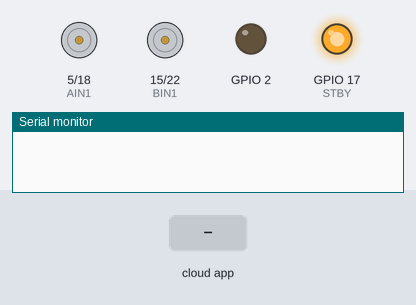
A program run on a simulated ESP32. Parts: motor-driver pin pairs drawn as motors (green arrow = first pin HIGH = forward, orange = second pin HIGH = backward, longer = more drive, scaled by the enable pin, stopped while the standby pin is LOW), output pins drawn as LEDs (lit = HIGH), the last lines printed to the serial monitor. The test bench sets the inputs (shaded band). The ROS host is connected and sends only what is stated.

Above: at 3.2 s.
3.3 s: the phone or cloud app sets wheel_toggle to 0
At 3.6 s:
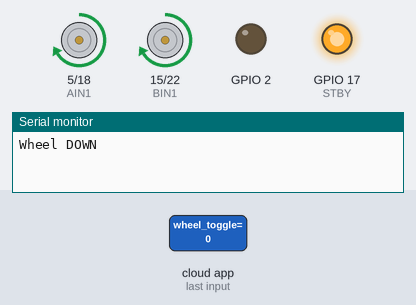
5.3 s: the phone or cloud app sets wheel_toggle to 1
At 5.7 s:
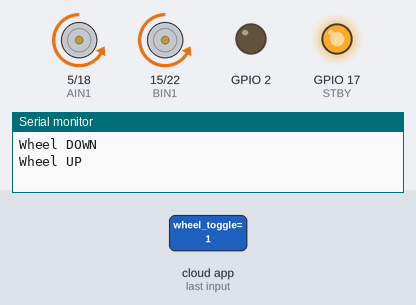
Timing chart, 0 to 8.3 s (numbered marks = the images above; inputs shaded):
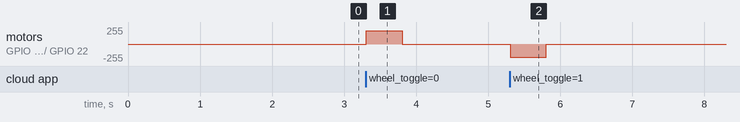

The program:

main.cpp
```cpp
#include <Arduino.h>
#include <micro_ros_platformio.h>
#include <rcl/rcl.h>
#include <rclc/rclc.h>
#include <rclc/executor.h>
#include <std_msgs/msg/bool.h>

#define AIN1 5
#define AIN2 18
#define PWMA 19
#define BIN1 15
#define BIN2 22
#define PWMB 21
#define STBY 17

const int MOVE_DURATION    = 500;
const int MOTOR_SPEED      = 200;
bool      wheel_is_down    = false;
bool      execute_toggle   = false; // flag instead of blocking in callback

rcl_subscription_t subscriber;
std_msgs__msg__Bool msg;
rclc_executor_t executor;
rcl_node_t node;
rcl_allocator_t allocator;
rclc_support_t support;

#define RCCHECK(fn) { rcl_ret_t temp_rc = fn; if((temp_rc != RCL_RET_OK)){error_loop();}}

void error_loop() {
  while(1) {
    digitalWrite(2, !digitalRead(2));
    delay(100);
  }
}

void moveMotors(int speedA, int speedB) {
  if      (speedA > 0) { digitalWrite(AIN1, HIGH); digitalWrite(AIN2, LOW);  }
  else if (speedA < 0) { digitalWrite(AIN1, LOW);  digitalWrite(AIN2, HIGH); }
  else                 { digitalWrite(AIN1, LOW);  digitalWrite(AIN2, LOW);  }
  analogWrite(PWMA, abs(speedA));

  if      (speedB > 0) { digitalWrite(BIN1, HIGH); digitalWrite(BIN2, LOW);  }
  else if (speedB < 0) { digitalWrite(BIN1, LOW);  digitalWrite(BIN2, HIGH); }
  else                 { digitalWrite(BIN1, LOW);  digitalWrite(BIN2, LOW);  }
  analogWrite(PWMB, abs(speedB));
}

void subscription_callback(const void * msgin) {
  execute_toggle = true; // just set flag, do NOT block here
}

void setup() {
  Serial.begin(115200);

  pinMode(AIN1, OUTPUT); pinMode(AIN2, OUTPUT); pinMode(PWMA, OUTPUT);
  pinMode(BIN1, OUTPUT); pinMode(BIN2, OUTPUT); pinMode(PWMB, OUTPUT);
  pinMode(STBY, OUTPUT);
  pinMode(2, OUTPUT);

  digitalWrite(STBY, HIGH);

  set_microros_serial_transports(Serial);
  delay(2000);

  allocator = rcl_get_default_allocator();
  RCCHECK(rclc_support_init(&support, 0, NULL, &allocator));
  RCCHECK(rclc_node_init_default(&node, "cam_motor_node", "", &support));

  RCCHECK(rclc_subscription_init_default(
    &subscriber, &node,
    ROSIDL_GET_MSG_TYPE_SUPPORT(std_msgs, msg, Bool),
    "wheel_toggle"));

  RCCHECK(rclc_executor_init(&executor, &support.context, 1, &allocator));
  RCCHECK(rclc_executor_add_subscription(&executor, &subscriber, &msg, &subscription_callback, ON_NEW_DATA));
}

void loop() {
  if (execute_toggle) {
    wheel_is_down = !wheel_is_down;

    if (wheel_is_down) {
      Serial.println("Wheel DOWN");
      moveMotors(MOTOR_SPEED, MOTOR_SPEED);
    } else {
      Serial.println("Wheel UP");
      moveMotors(-MOTOR_SPEED, -MOTOR_SPEED); // reverse direction
    }

    delay(MOVE_DURATION); // blocking is ok here since it's in loop(), not callback
    moveMotors(0, 0);
    execute_toggle = false;
  }

  rclc_executor_spin_some(&executor, RCL_MS_TO_NS(100));
}
```

Measured:
- after the input at 3.3 s, motor on GPIO 5 (AIN1) / GPIO 18 (AIN2), motor on GPIO 15 (BIN1) / GPIO 22 (BIN2): stopped → forward 200/255 at once, → stopped 0.50 s later
- after the input at 5.3 s, motor on GPIO 5 (AIN1) / GPIO 18 (AIN2), motor on GPIO 15 (BIN1) / GPIO 22 (BIN2): stopped → backward 200/255 at once, → stopped 0.50 s later
